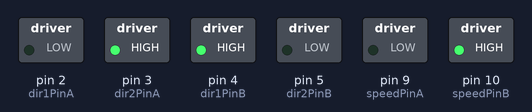
The sketch below on a simulated Arduino Uno, built with avr-gcc and run on an emulated ATmega328P. On the bench: switched loads named in the sketch (green lamp = pin HIGH).

Above: at 0.1 s.
At 15.1 s:
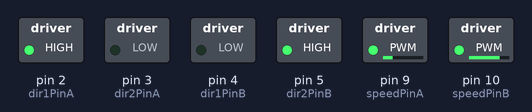
At 20.1 s:
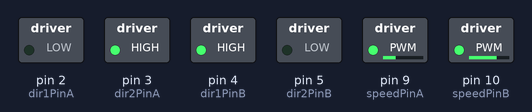
At 35.1 s:
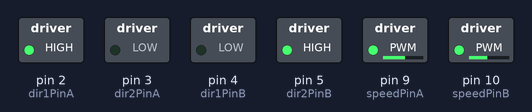
Timing chart, 0 to 36.6 s (numbered marks = the images above):
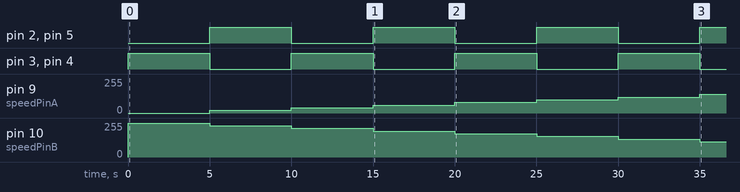

Measured:
- by itself, pin 2 (dir1PinA), pin 3 (dir2PinA), pin 4 (dir1PinB), pin 5 (dir2PinB): alternates HIGH for 5.0 s and LOW for 5.0 s
- by itself, pin 9 (speedPinA): moves from 0/255 to 140/255 over 30.0 s
- by itself, pin 10 (speedPinB): 0/255 → 255/255 at 0.00 s, → 235/255 5.0 s later, → 215/255 5.0 s later, → 195/255 5.0 s later, … (8 changes in this stretch)

The sketch:

basicMotorTank.ino
```cpp
// motor A
int dir1PinA = 2;
int dir2PinA = 3;
int speedPinA = 9;

// motor B
// motor A
int dir1PinB = 4;
int dir2PinB = 5;
int speedPinB = 10;

unsigned long time;
int speed;
int dir;

void setup() {
  pinMode(dir1PinA, OUTPUT);
  pinMode(dir2PinA, OUTPUT);
  pinMode(speedPinA, OUTPUT);
  pinMode(dir1PinB, OUTPUT);
  pinMode(dir2PinB, OUTPUT);
  pinMode(speedPinB, OUTPUT);

  time = millis();
  speed = 0;
  dir = 1;
}

void loop() {
  analogWrite(speedPinA, speed);
  analogWrite(speedPinB, 255 - speed);
  // set direction
  if (1 == dir) {
    digitalWrite(dir1PinA, LOW);
    digitalWrite(dir2PinA, HIGH);
    digitalWrite(dir1PinB, HIGH);
    digitalWrite(dir2PinB, LOW);
  } else {
    digitalWrite(dir1PinA, HIGH);
    digitalWrite(dir2PinA, LOW);
    digitalWrite(dir1PinB, LOW);
    digitalWrite(dir2PinB, HIGH);
  }
  if (millis() - time > 5000)  {
    time = millis();
    speed += 20;
    if (speed > 255) {
      speed = 0;
    }
    if (1 == dir) {
      dir = 0;
    } else {
      dir =1;
    }
  }
}
```
